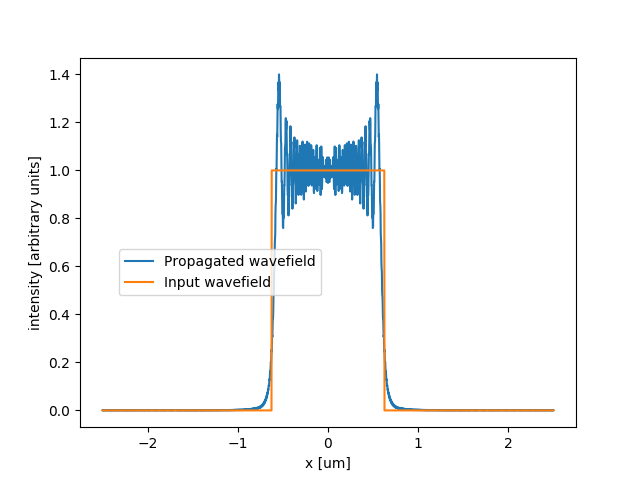

Source code (Python):


import numpy as np
import matplotlib.pylab as plt
import scipy.constants as codata

# please make specific imports insode the funcctions.


#
# WOFRY FUNCTIONS ######################################################################################################
#
def initialize_wofry_propagators():
    from wofry.propagator.propagator import PropagationManager

    from wofry.propagator.propagators1D.fraunhofer import Fraunhofer1D
    from wofry.propagator.propagators1D.fresnel import Fresnel1D
    from wofry.propagator.propagators1D.fresnel_convolution import FresnelConvolution1D
    from wofry.propagator.propagators1D.integral import Integral1D
    from wofry.propagator.propagators1D.fresnel_zoom import FresnelZoom1D
    from wofry.propagator.propagators1D.fresnel_zoom_scaling_theorem import FresnelZoomScaling1D


    propagator = PropagationManager.Instance()

    try:
        propagator.add_propagator(Fraunhofer1D())
        propagator.add_propagator(Fresnel1D())
        propagator.add_propagator(FresnelConvolution1D())
        propagator.add_propagator(Integral1D())
        propagator.add_propagator(FresnelZoom1D())
        propagator.add_propagator(FresnelZoomScaling1D())
    except:
        pass

    return propagator

def propagate_with_wofry(wavefront,x,wavelength,propagation_distance,
                         method='fft',aperture_diameter=10e-6):

    from wofry.propagator.wavefront1D.generic_wavefront import GenericWavefront1D
    from wofry.propagator.propagator import PropagationElements
    from wofry.beamline.optical_elements.absorbers.slit import WOSlit1D
    from syned.beamline.shape import Rectangle
    from syned.beamline.element_coordinates import ElementCoordinates
    from syned.beamline.beamline_element import BeamlineElement

    from wofry.propagator.propagators1D.fraunhofer import Fraunhofer1D
    from wofry.propagator.propagators1D.fresnel import Fresnel1D
    from wofry.propagator.propagators1D.fresnel_convolution import FresnelConvolution1D
    from wofry.propagator.propagators1D.integral import Integral1D
    from wofry.propagator.propagators1D.fresnel_zoom import FresnelZoom1D
    from wofry.propagator.propagators1D.fresnel_zoom_scaling_theorem import FresnelZoomScaling1D

    from wofry.propagator.propagator import PropagationManager, PropagationParameters

    print("\n#")
    print("# 1D aperture propagation ")
    print("#")

    wf = GenericWavefront1D.initialize_wavefront_from_arrays(x,wavefront,wavelength=wavelength)

    propagation_elements = PropagationElements()

    slit = WOSlit1D(boundary_shape=Rectangle(-aperture_diameter/2, aperture_diameter/2, 0, 0))


    propagation_elements.add_beamline_element(
                    BeamlineElement(optical_element=slit,coordinates=ElementCoordinates(p=0,q=propagation_distance))
                    )

    propagation_parameters = PropagationParameters(wavefront=wf,
                                                   propagation_elements=propagation_elements)

    # initialize propagator

    propagator = initialize_wofry_propagators()

    if method == "fraunhofer":
        handler_name = Fraunhofer1D.HANDLER_NAME
    elif method == "fft":
        handler_name = Fresnel1D.HANDLER_NAME
    elif method == "fft_conv":
        handler_name = FresnelConvolution1D.HANDLER_NAME
    elif method == "integral":
        handler_name = Integral1D.HANDLER_NAME
    elif method == "zoom":
        handler_name = FresnelZoom1D.HANDLER_NAME
    elif method == "zoom_scaling":
        handler_name = FresnelZoomScaling1D.HANDLER_NAME
    else:
        raise NotImplementedError

    wf1 = propagator.do_propagation(propagation_parameters, handler_name)

    return wf1.get_complex_amplitude(), wf1.get_abscissas()

#
# SAJID FUNCTIONS ######################################################################################################
#

def propagate_with_sajid(wavefront,x,wavelength,propagation_distance,method="propTF"):

    from xwp.spectral_1d import propTF
    from xwp.exact_1d import exact_prop,exact_prop_numba

    wavel = wavelength
    pi = np.pi
    z = propagation_distance
    N = x.size # 2048
    L_in  = x[-1] - x[0] # 5e-6
    in_wave = wavefront # np.zeros(N)


    print('Fresnel Number :', (L_in**2)/(wavel*z))


    if method == 'propTF':
        out_,L_out = propTF(in_wave,L_in/N,L_in,wavel,z)
    elif method == 'prop1FT':
        out_,L_out = prop1FT(in_wave,L_in/N,L_in,wavel,z)
    elif method == 'propFF':
        out_,L_out = propFF(in_wave,L_in/N,L_in,wavel,z)
    elif method == 'propIR':
        out_,L_out = propIR(in_wave,L_in/N,L_in,wavel,z)
    elif method == 'exact_prop_numba':
        out_ = np.zeros((N),dtype='complex128')
        L_out = L_in.copy()
        exact_prop_numba(in_wave,out_,L_in,L_out,wavel,z)
    elif method == 'exact_prop':
        out_ = np.zeros((N),dtype='complex128')
        L_out = L_in.copy()
        exact_prop(in_wave,out_,L_in,L_out,wavel,z)
    else:
        raise NotImplementedError


    return np.abs(out_),L_out



def plot_intensity(wavefront,x,wavefront2=None,x2=None,
                   xlabel="",ylabel="",title="",legend=[None,None],legend_position=None,
                   dumpfile=None):
    # plot intensity
    plt.clf()
    plt.plot(x,np.abs(wavefront)**2,label=legend[0])
    if wavefront2 is not None:
        plt.plot(x2, np.abs(wavefront2) ** 2,label=legend[1])
    plt.xlabel(xlabel)
    plt.ylabel(ylabel)
    plt.title(title)

    ax = plt.subplot(111)
    if legend[0] is not None:
        ax.legend(bbox_to_anchor=legend_position)

    if dumpfile is not None:
        plt.savefig(dumpfile)
        print("File written to disk: %s"%dumpfile)
    plt.show()

if __name__ == "__main__":

    # units are SI unless specified

    #
    # Input data (far fieeld, as in wofry tests)
    #
    wavelength = 1e-10
    window_size = 1500e-6
    aperture_diameter = 40e-6
    npoints = 1024
    propagation_distance = 30.0


    #
    # Input data (near field, as in sajid tests)
    #
    energy = 10000.0
    wavelength = ( codata.h*codata.c/codata.e*1e9 /energy)*10**(-9)
    window_size = 5e-6
    aperture_diameter = window_size/4
    npoints = 2048
    propagation_distance = 75e-6


    #
    # Creation of wavefront
    #

    x = np.linspace(-0.5*window_size,0.5*window_size,npoints)
    wavefront = np.ones(npoints,dtype=complex)
    # apply aperture
    wavefront[np.where(np.abs(x)>(aperture_diameter/2))] = 0.0

    # plot_intensity(wavefront,1e6*x,
    #                xlabel="x [um]",ylabel="source intensity [arbitrary units]",title="incident wavefront")

    #
    # propagation wofry
    #
    method = "integral"
    wavefront_propagated, x_propagated = propagate_with_wofry(wavefront,x,wavelength,propagation_distance,method=method)

    plot_intensity(
                        wavefront_propagated, 1e6 * x_propagated,
                        wavefront, 1e6 * x,
                        xlabel="x [um]",ylabel="intensity [arbitrary units]",
                        legend=["Propagated wavefield","Input wavefield"],legend_position=[0.5,0.5],
                        dumpfile="aperture_1D.png",
                        )

    #
    # propagation sajid
    #

    # x = np.linspace(-0.5*window_size,0.5*window_size,npoints)
    # wavefront = np.ones(npoints,dtype=complex)
    # wavefront[np.where(np.abs(x)>(aperture_diameter/2))] = 0.0
    # plot_intensity(wavefront,1e6*x,xlabel="x [um]",ylabel="source intensity [arbitrary units]",title="incident wavefront")

    # method_s = "propTF"
    # method_s = "exact_prop"
    method_s = "exact_prop_numba"
    wavefront_propagated_s, L_propagated_s = propagate_with_sajid(wavefront,x,wavelength,propagation_distance,method=method_s)
    x_propagated_s = np.linspace(-0.5*L_propagated_s,0.5*L_propagated_s,np.shape(wavefront_propagated_s)[0])

    # plot_intensity(wavefront_propagated_s,1e6*x_propagated_s,wavefront, 1e6 * x,
    #             xlabel="x [um]",ylabel="propagated intensity [arbitrary units]",
    #             title="XWP(%s)"%method_s)

    plot_intensity(
                        wavefront_propagated_s, 1e6 * x_propagated_s,
                        wavefront, 1e6 * x,
                        xlabel="x [um]",ylabel="intensity [arbitrary units]",
                        legend=["Propagated wavefield","Input wavefield"],legend_position=[0.5,0.5],
                        dumpfile="aperture_1D.png",
                        )

    #
    #plot comparison
    #
    plot_intensity(wavefront_propagated_s,1e6*x_propagated_s,
                        wavefront_propagated, 1e6 * x_propagated,
                        xlabel="x [um]",ylabel="propagated intensity [arbitrary units]",
                        legend=["XWP(%s)"%method_s,"WOFRY(%s)"%method],legend_position=[0.5,0.5],
                        # dumpfile="aperture_1D.png"
                        )